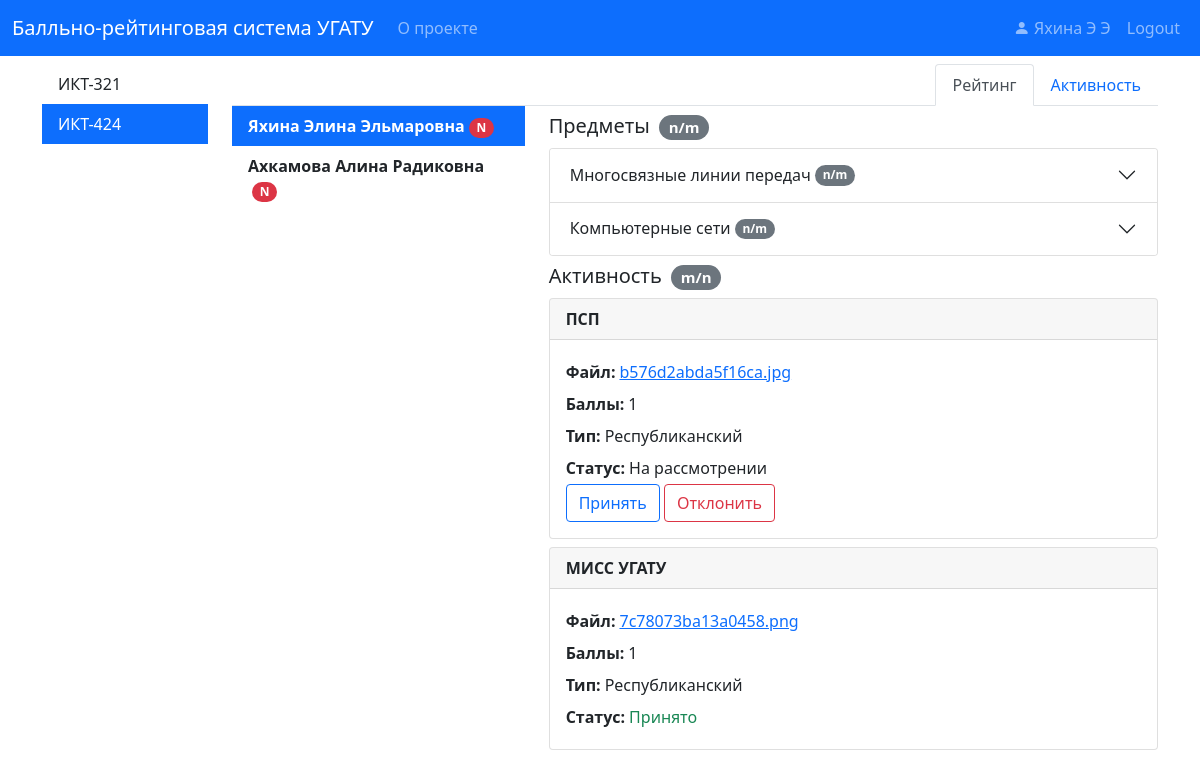
Page /rating/group/7e9c3b7c84294b149f564cece2adaf22 (signed in) on the earlier database version.
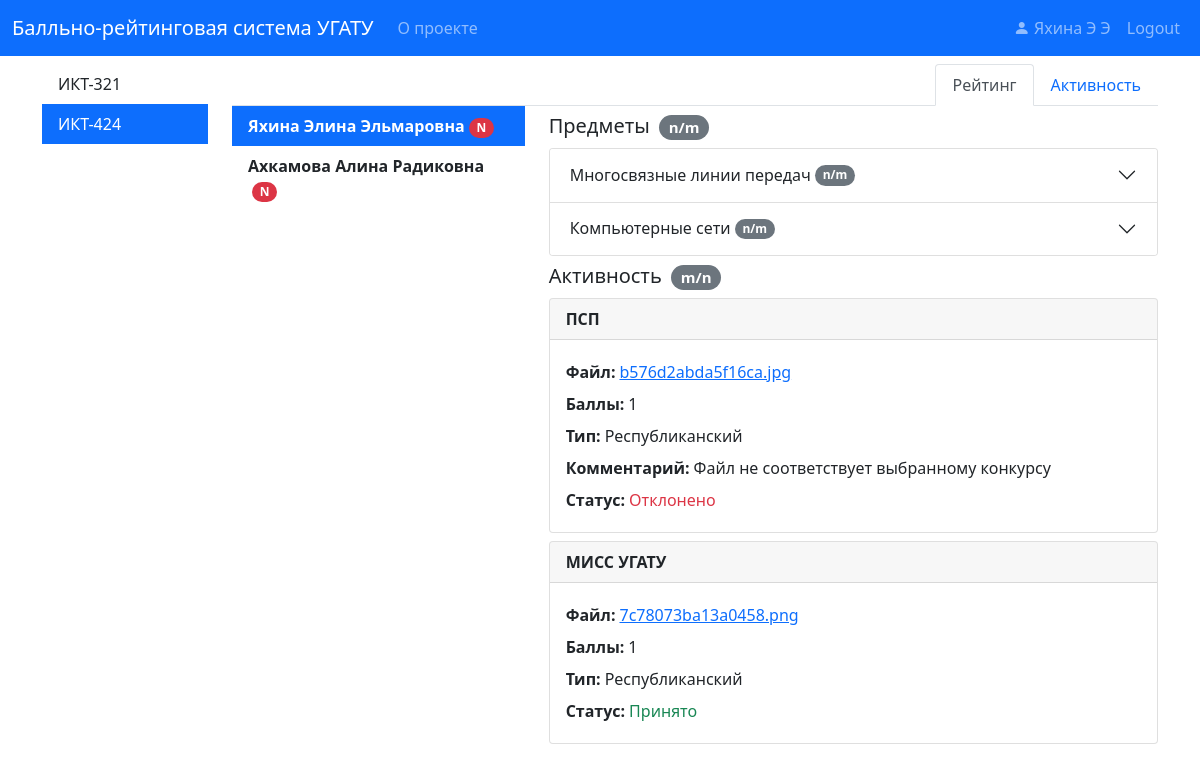
Same page on the later database version.
### pointraing/models.py (models this page shows, shortened)
class User(db.Model, UserMixin):
    id = db.Column(db.String(32), primary_key=True)
    name = db.Column(db.String(120), nullable=False)
    surname = db.Column(db.String(120), nullable=False)
    patronymic = db.Column(db.String(120), nullable=False)
    login = db.Column(db.String(20), unique=True, nullable=False)
    password = db.Column(db.String(60), nullable=False)
    role_id = db.Column(db.String, db.ForeignKey('role.id'), nullable=False)
    role = db.relationship('Role', backref=db.backref('users', lazy=True))
    group_id = db.Column(db.String, db.ForeignKey('group.id'), nullable=True)

class Group(db.Model):
    id = db.Column(db.String(32), primary_key=True)
    name = db.Column(db.String(120), nullable=False)
    users = db.relationship('User', backref='group', lazy='dynamic')

class Subject(db.Model):
    id = db.Column(db.String(32), primary_key=True)
    name = db.Column(db.String(120), nullable=False)
    count_hours = db.Column(db.Integer, nullable=False)
    labs = db.relationship('Lab', backref='subject', lazy=True)
    attendance = db.relationship('Attendance', backref='subject', lazy=True)

class Activity(db.Model):
    id = db.Column(db.String(32), primary_key=True)
    name = db.Column(db.String(60), nullable=False)
    user_id = db.Column(db.String(32), db.ForeignKey('user.id'), nullable=False)
    file = db.Column(db.String(20), nullable=False)
    status = db.Column(db.Boolean, nullable=True)
    comment = db.Column(db.String(240), nullable=True)
    type_id = db.Column(db.String(32), db.ForeignKey('activity_type.id'), nullable=False)
    rate_id = db.Column(db.String(32), db.ForeignKey('rate_activity.id'), nullable=False)
    rate = db.relationship('RateActivity',
                           backref=db.backref('activity', lazy=True))

class ActivitySubType(db.Model):
    id = db.Column(db.String(32), primary_key=True)
    name = db.Column(db.String(60), nullable=False)

### pointraing/deans_office/routes.py (the view)
@deans_office.route('/rating')
@deans_office.route('/rating/group/<string:group_id>')
@deans_office.route('/rating/group/<string:group_id>/student/<string:student_id>')
@login_required
def rating(group_id=None, student_id=None):
    groups = Group.query.order_by(Group.name).all()
    if not group_id:
        if len(groups) > 0:
            current_group = groups[0]
            group_id = current_group.id
        else:
            flash('Групп пока не существует, обратитесь к администратору системы', 'warning')
            return redirect('main.home')
    else:
        current_group = Group.query.get_or_404(group_id)
        if not current_group:
            flash('Выбранной группы не существует, обратитесь к администратору системы', 'warning')
            return redirect('main.home')
    students_list = current_group.users.all()
    if not student_id:
        if len(students_list) > 0:
            select_user = students_list[0]
            student_id = select_user.id
        else:
            flash('Студентов в этой группе пока не существует, обратитесь к администратору системы', 'warning')
            return redirect('main.home')
    else:
        select_user = current_group.users.filter(User.id == student_id).first()
        if not select_user:
            flash('Выбранной группе такого студента не существует, обратитесь к администратору системы', 'warning')
            return redirect('main.home')
    students = []
    for item in students_list:
        students.append({
            'id': item.id,
            'name': get_full_name(item)
        })
    attendance_subjects = Attendance.query.filter_by(group_id=group_id).group_by(Attendance.subject_id).all()
    subjects = []
    for i in attendance_subjects:
        subjects.append(i.subject)
    activity_by_user = Activity.query.filter(Activity.user_id == student_id).order_by(Activity.status).all()
    return render_template('rating.html',
                           title='Рейтинг УГАТУ',
                           group_id=group_id,
                           groups=groups,
                           students=students,
                           student_id=student_id,
                           subjects=subjects,
                           activity_by_user=activity_by_user,
                           active_tab='rating'
                           )

### pointraing/main/routes.py (called while the page is built)
def get_full_name(item):
    return ' '.join([item.surname, item.name, item.patronymic])

### pointraing/models.py (called while the page is built)
@login_manager.user_loader
def load_user(user_id):
    return User.query.get(user_id)

### pointraing/deans_office/templates/rating.html (shortened to what this page needs)
{% macro pageItem(name, url, is_active) -%}
    <li class="nav-item">
        <a class="nav-link {{ 'active' if is_active }}"
                {% if is_active %}
           aria-current="page"
                {% endif %}
           href="{{ url }}">{{ name }}</a>
    </li>
{%- endmacro %}
{% macro badgeItem(count, max_count) -%}
    <span class="badge bg-secondary rounded-pill mx-1">{{ count }}/{{ max_count }}</span>
{%- endmacro %}
{% from 'card.html' import card %}
{% extends "layout.html" %}
{% block content %}
<div class="row pt-2">
    <div class="col-md-2">
        {% for item in groups %}
            <div class="list-group list-group-flush">
                {% if item.id == group_id %}
                    <a href="{{ url_for('deans_office.rating', group_id=item.id) }}"
                       class="list-group-item list-group-item-action active" aria-current="true">
                {% else %}
                    <a href="{{ url_for('deans_office.rating', group_id=item.id) }}"
                       class="list-group-item list-group-item-action">
                {% endif %}
                {{ item.name }}
                </a>
            </div>
        {% endfor %}
    </div>
    <div class="col-md-10">
        <ul class="nav nav-tabs justify-content-end">
            {{ pageItem('Рейтинг',
                        url_for('deans_office.rating', group_id=group_id),
                        active_tab == 'rating') }}
            {{ pageItem('Активность',
                        '#',
                        active_tab == 'active') }}
        </ul>
        <div class="row">
            {% if students %}
            <div class="col-md-4">
                {% for item in students %}
                    <div class="list-group list-group-flush">
                        {% if item.id == student_id %}
                            <a href="{{ url_for('deans_office.rating', student_id=item.id, group_id=group_id) }}"
                               class="list-group-item list-group-item-action active fw-bold"
                               aria-current="true">
                        {% else %}
                            <a href="{{ url_for('deans_office.rating', student_id=item.id, group_id=group_id) }}"
                               class="list-group-item list-group-item-action fw-bold">
                        {% endif %}
                        {{ item.name }}<span class="badge rounded-pill bg-danger mx-1">N</span>
                        </a>
                    </div>
                {% endfor %}
            </div>
            <div class="col-md-8">
                <h5 class="my-2">Предметы {{ badgeItem('n', 'm') }}</h5>
                <div class="accordion my-2" id="accordionPanelsStayOpenExample">
                    {% for item in subjects %}
                        <div class="accordion-item">
                            <h2 class="accordion-header" id="heading-{{ item.id }}">
                                <button class="accordion-button collapsed" type="button"
                                        data-bs-toggle="collapse"
                                        data-bs-target="#collapse-{{ item.id }}" aria-expanded="false"
                                        aria-controls="collapse-{{ item.id }}">
                                    {{ item.name }} {{ badgeItem('n', 'm') }}
                                </button>
                            </h2>
                        </div>
                    {% endfor %}
                </div>
                <h5 class="my-2">Активность <span class="badge bg-secondary rounded-pill mx-1">m/n</span></h5>
                {% if activity_by_user %}
                {% for item in activity_by_user %}
                {{ card(item, buttons) }}
                {% endfor %}
                {% else %}
                <p class="text-muted">Данных по активной деятельности не существует</p>
                {% endif %}
            </div>
            {% else %}
            <p class="text-muted">Данных пока нет, обратитесь к администратору системы</p>
            {% endif %}
        </div>
    </div>
</div>
{% endblock %}

### pointraing/templates/card.html (shortened to what this page needs)
{% macro cardItem(name, value, classValue) -%}
    <div class="d-inline-flex w-100 py-1">
        <div class="fw-bold pe-lg-1">
            {{ name }}
        </div>
        <div class="{{ classValue if classValue }}">{{ value }}</div>
    </div>
{%- endmacro %}
{% macro card(item, buttons) %}
    <div class="card mt-2">
                    <div class="card-header fw-bold">
                        {{ item.name }}
                    </div>
                    <div class="card-body">
                        <div class="card-text">
                            {{ cardItem('Файл:', file_link) }}
                            {{ cardItem('Баллы:', item.rate.value) }}
                            {% if item.rate.sub_type %}
                                {{ cardItem('Тип:', item.rate.sub_type.name) }}
                            {% endif %}
                            {% if item.comment %}
                                {{ cardItem('Комментарий:', item.comment) }}
                            {% endif %}
                            {% if item.status == True %}
                                {{ cardItem('Статус:', 'Принято', 'text-success') }}
                            {% elif item.status == False %}
                                {{ cardItem('Статус:', 'Отклонено', 'text-danger') }}
                            {% else %}
                                {{ cardItem('Статус:', 'На рассмотрении') }}
                                {{ buttons }}
                            {% endif %}
                        </div>
                    </div>
                </div>
{% endmacro %}

### pointraing/templates/layout.html (shortened to what this page needs)
<!DOCTYPE html>
<html>
<head>
    <link rel="stylesheet" type="text/css" href="{{ url_for('static', filename='styles/bootstrap.css') }}">
    <link rel="stylesheet"
          href="{{ url_for('static', filename='node_modules/bootstrap-icons/font/bootstrap-icons.css') }}">
    <link rel="stylesheet" type="text/css" href="{{ url_for('static', filename='main.css') }}">
</head>
<body>
<header class="site-header">
    <nav class="navbar navbar-expand-lg navbar-dark bg-primary">
        <div class="container-fluid">
            <a class="navbar-brand" href="{{ url_for('main.home') }}">Балльно-рейтинговая система УГАТУ</a>
            <div class="collapse navbar-collapse" id="navbarToggle">
                <div class="navbar-nav me-auto">
                    <a class="nav-item nav-link" href="{{url_for('main.about')}}">О проекте</a>
                </div>
                <div class="navbar-nav">
                    {% if current_user.is_authenticated %}
                        <a class="nav-item nav-link d-inline-block"
                           href="{{ url_for('users.account') }}">
                            <i class="bi bi-person-fill d-inline-block"></i>
                            {{ " ".join((current_user.surname, current_user.name[0], current_user.patronymic[0])) }}
                        </a>
                        <a class="nav-item nav-link" href="{{ url_for('users.logout') }}">Logout</a>
                    {% else %}
                        <a class="nav-item nav-link" href="{{ url_for('users.login') }}">Login</a>
                    {% endif %}
                </div>
            </div>
        </div>
    </nav>
</header>
<main role="main" class="container">
    <div class="row">
        <div class="mw-100">
            {% block content %}{% endblock %}
        </div>
    </div>
</main>
</body>
</html>

Differences in the rows shown:
changed Activity "ПСП": name "Файл: Баллы: Тип: Статус:" → "Файл: Баллы: Тип: Комментарий: Статус:"; file "b576d2abda5f16ca.jpg 1 На рассмотрении" → "b576d2abda5f16ca.jpg 1 Файл не соответствует выбранному конкурсу Отклонено"; status empty → False (drawn); buttons "Принять Отклонить" → (not shown)
